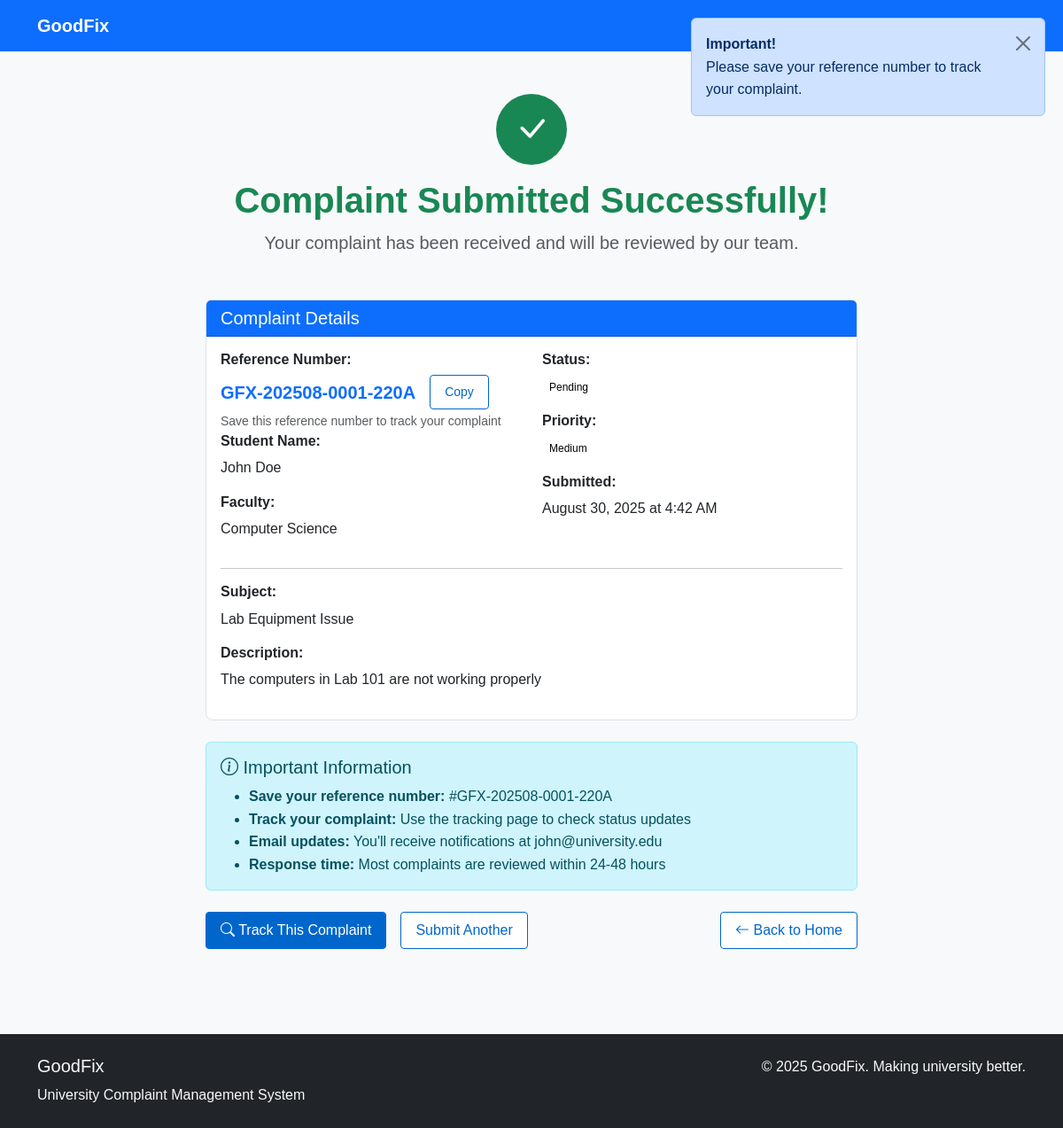
Screenshot of /user/submit_success.php?id=1 with the database file from the repository.
### tables this page shows
CREATE TABLE complaints (
    id INT PRIMARY KEY AUTO_INCREMENT,
    student_name VARCHAR(100) NOT NULL,
    student_id VARCHAR(20) NOT NULL,
    email VARCHAR(100) NOT NULL,
    faculty VARCHAR(50) NOT NULL,
    complaint_type VARCHAR(50) NOT NULL,
    subject VARCHAR(200) NOT NULL,
    description TEXT NOT NULL,
    status ENUM('pending', 'in_progress', 'resolved', 'closed') DEFAULT 'pending',
    priority ENUM('low', 'medium', 'high', 'urgent') DEFAULT 'medium',
    submitted_at TIMESTAMP DEFAULT CURRENT_TIMESTAMP,
    updated_at TIMESTAMP DEFAULT CURRENT_TIMESTAMP ON UPDATE CURRENT_TIMESTAMP
);

### user/submit_success.php (the view, shortened to what this page needs)
<?php
include '../includes/header.php';
include '../includes/db.php';
$complaint_id = isset($_GET['id']) ? (int)$_GET['id'] : 0;
$complaint = null;
if ($complaint_id) {
    $stmt = $pdo->prepare("SELECT * FROM complaints WHERE id = ?");
    $stmt->execute([$complaint_id]);
    $complaint = $stmt->fetch();
}
?>
<main>
    <div class="container py-5">
        <div class="row justify-content-center">
            <div class="col-lg-8">
                <div class="text-center mb-5">
                    <div class="bg-success text-white rounded-circle d-inline-flex align-items-center justify-content-center mb-3" style="width: 80px; height: 80px;">
                        <i class="bi bi-check-lg fs-1"></i>
                    </div>
                    <h1 class="fw-bold text-success">Complaint Submitted Successfully!</h1>
                    <p class="lead text-muted">Your complaint has been received and will be reviewed by our team.</p>
                </div>
                <div class="card">
                    <div class="card-header bg-primary text-white">
                        <h5 class="mb-0">
                            Complaint Details
                        </h5>
                    </div>
                    <div class="card-body">
                        <?php
                        $year_month = date('Ym', strtotime($complaint['submitted_at']));
                        $complaint_id_padded = str_pad($complaint['id'], 4, '0', STR_PAD_LEFT);
                        $hash = strtoupper(substr(md5($complaint['id'] . $complaint['submitted_at'] . 'GoodFix2025'), 0, 4));
                        $reference_no = 'GFX-' . $year_month . '-' . $complaint_id_padded . '-' . $hash;
                        ?>
                        <div class="row">
                            <div class="col-md-6">
                                <h6 class="fw-bold">Reference Number:</h6>
                                <div class="d-flex align-items-center">
                                    <p class="text-primary fs-5 fw-bold mb-0 me-3" id="referenceNumber"><?php echo $reference_no; ?></p>
                                    <button class="btn btn-outline-primary btn-sm" onclick="copyReference()" id="copyBtn">
                                        <i class="bi bi-copy"></i> Copy
                                    </button>
                                </div>
                                <small class="text-muted">Save this reference number to track your complaint</small>
                                <h6 class="fw-bold">Student Name:</h6>
                                <p><?php echo htmlspecialchars($complaint['student_name']); ?></p>
                                <h6 class="fw-bold">Faculty:</h6>
                                <p><?php echo htmlspecialchars($complaint['faculty'] ?: 'Not specified'); ?></p>
                            </div>
                            <div class="col-md-6">
                                <h6 class="fw-bold">Status:</h6>
                                <span class="status">Pending</span>
                                <h6 class="fw-bold mt-3">Priority:</h6>
                                <span class="priority">
                                    <?php echo ucfirst($complaint['priority']); ?>
                                </span>
                                <h6 class="fw-bold mt-3">Submitted:</h6>
                                <p><?php echo date('F j, Y \a\t g:i A', strtotime($complaint['submitted_at'])); ?></p>
                            </div>
                        </div>
                        <hr>
                        <h6 class="fw-bold">Subject:</h6>
                        <p><?php echo htmlspecialchars($complaint['subject']); ?></p>
                        <h6 class="fw-bold">Description:</h6>
                        <p><?php echo nl2br(htmlspecialchars($complaint['description'])); ?></p>
                    </div>
                </div>
                <div class="alert alert-info mt-4">
                    <h5 class="alert-heading">
                        <i class="bi bi-info-circle"></i> Important Information
                    </h5>
                    <ul class="mb-0">
                        <li><strong>Save your reference number:</strong> #<?php echo $reference_no; ?></li>
                        <li><strong>Track your complaint:</strong> Use the tracking page to check status updates</li>
                        <li><strong>Email updates:</strong> You'll receive notifications at <?php echo htmlspecialchars($complaint['email']); ?></li>
                        <li><strong>Response time:</strong> Most complaints are reviewed within 24-48 hours</li>
                    </ul>
                </div>
                <div class="text-center mt-4">
                    <div class="d-flex gap-3 justify-content-center">
                        <a href="track_complaint.php?id=<?php echo $complaint['id']; ?>" class="btn btn-primary">
                            <i class="bi bi-search"></i> Track This Complaint
                        </a>
                        <a href="submit_complaint.php" class="btn btn-outline-primary">
                            Submit Another
                        </a>
                        <a href="index.php" class="btn btn-outline-primary ms-auto">
                            <i class="bi bi-arrow-left"></i> Back to Home
                        </a>
                    </div>
                </div>
            </div>
        </div>
    </div>
</main>
<?php include '../includes/footer.php'; ?>

### css/style.css (style rules this page uses)
:root { --primary-color: #0066cc; --secondary-color: #6c757d; --success-color: #28a745; --warning-color: #ffc107; --danger-color: #dc3545; --light-gray: #f8f9fa; --border-color: #dee2e6; }
body { font-family: Arial, sans-serif; background-color: var(--light-gray); line-height: 1.6; color: #333; }
.card { border: 1px solid var(--border-color); border-radius: 8px; margin-bottom: 1rem; }
.status { color: #000000; padding: 4px 8px; border-radius: 4px; font-size: 12px; }
.priority { color: #000000; padding: 4px 8px; border-radius: 4px; font-size: 12px; }
.btn { padding: 8px 16px; border-radius: 4px; border: 1px solid transparent; text-decoration: none; display: inline-block; }
.btn-primary { background-color: var(--primary-color); border-color: var(--primary-color); color: white; }
.btn-outline-primary { color: var(--primary-color); border-color: var(--primary-color); background-color: white; }
*, *::before, *::after { transition: none !important; animation: none !important; }

### rows the page displays
complaints: reference_no "GFX-202508-0001-220A", student_name "John Doe", faculty "Computer Science", priority "Medium", submitted_at "August 30, 2025 at 4:42 AM", subject "Lab Equipment Issue", description "The computers in Lab 101 are not working properly", email "john@university.edu"
